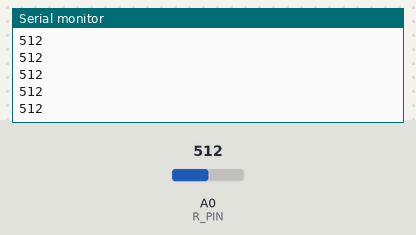
Bench run of a sketch on a simulated Arduino Uno, built with avr-gcc and run on an emulated ATmega328P. Shown: the last lines printed to the serial monitor. Inputs (shaded band) come from the test bench; at power-on: A0 (R_PIN) = 512.

Above: at 1.2 s.
1.3 s: A0 (R_PIN) set to 716
At 1.31 s:
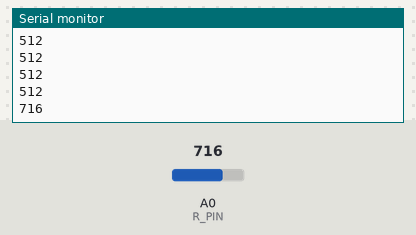
2.8 s: A0 (R_PIN) set to 900
At 2.81 s:
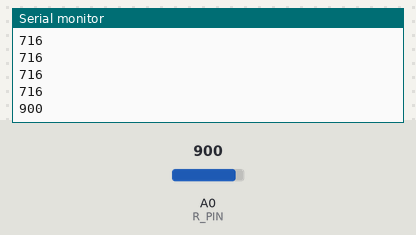
Timing chart, 0 to 5.8 s (numbered marks = the images above; inputs shaded):
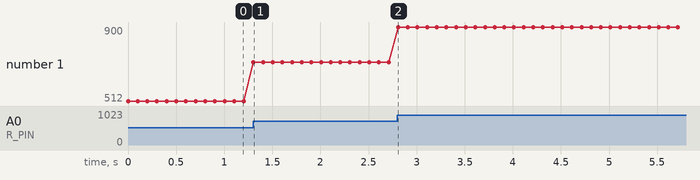

Measured:
- after the input at 1.3 s, the serial monitor: prints a new line at once (image 1)
- after the input at 2.8 s, the serial monitor: prints a new line at once (image 2)
- plotted number 1: 512 → 716 after the input at 1.3 s, 716 → 900 after the input at 2.8 s

The sketch:

LaserDetection.ino
```cpp
// https://www.arduino.cc/en/tutorial/AnalogInput

#define R_PIN A0

void setup() {
    pinMode(R_PIN, INPUT);
    Serial.begin(115200);
}

void loop() {
    int val = analogRead(R_PIN);
    Serial.println(val);
    delay(100);
}

// Goes approximately from 100 to 800 when the laser is focused on the photoresistor
```
